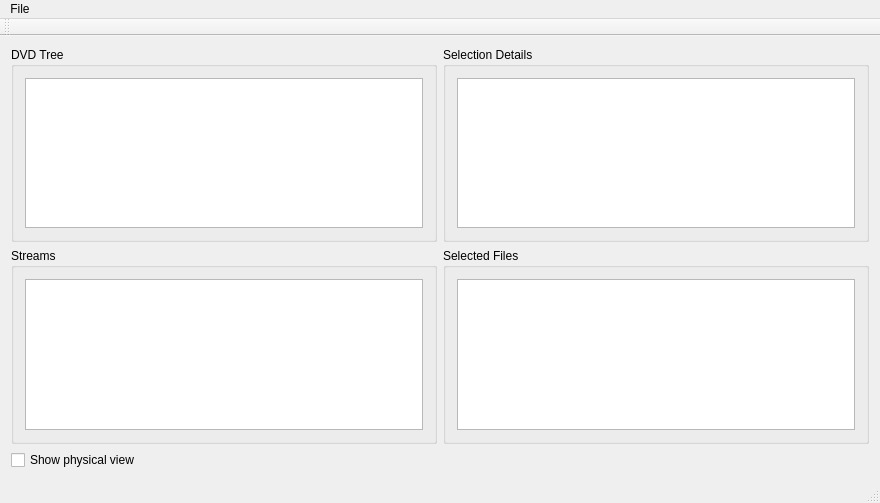
<?xml version="1.0" encoding="UTF-8"?>
<ui version="4.0">
 <class>MainWindow</class>
 <widget class="QMainWindow" name="MainWindow">
  <property name="geometry">
   <rect>
    <x>0</x>
    <y>0</y>
    <width>880</width>
    <height>503</height>
   </rect>
  </property>
  <property name="windowTitle">
   <string>libDVDetect Explorer</string>
  </property>
  <widget class="QWidget" name="centralWidget">
   <layout class="QGridLayout" name="gridLayout_5">
    <item row="0" column="0">
     <widget class="QGroupBox" name="groupBox_1">
      <property name="title">
       <string>DVD Tree</string>
      </property>
      <layout class="QGridLayout" name="gridLayout_2">
       <item row="0" column="0">
        <widget class="QTreeView" name="treeViewDVD">
         <property name="editTriggers">
          <set>QAbstractItemView::NoEditTriggers</set>
         </property>
         <property name="alternatingRowColors">
          <bool>true</bool>
         </property>
         <property name="selectionMode">
          <enum>QAbstractItemView::SingleSelection</enum>
         </property>
         <property name="animated">
          <bool>true</bool>
         </property>
         <attribute name="headerVisible">
          <bool>true</bool>
         </attribute>
         <attribute name="headerStretchLastSection">
          <bool>true</bool>
         </attribute>
        </widget>
       </item>
      </layout>
     </widget>
    </item>
    <item row="0" column="1">
     <widget class="QGroupBox" name="groupBox_7">
      <property name="title">
       <string>Selection Details</string>
      </property>
      <layout class="QGridLayout" name="gridLayout_3">
       <item row="0" column="0">
        <widget class="QTreeView" name="treeViewDetails">
         <property name="editTriggers">
          <set>QAbstractItemView::NoEditTriggers</set>
         </property>
         <property name="alternatingRowColors">
          <bool>true</bool>
         </property>
         <property name="selectionMode">
          <enum>QAbstractItemView::NoSelection</enum>
         </property>
         <property name="indentation">
          <number>0</number>
         </property>
         <property name="animated">
          <bool>true</bool>
         </property>
         <attribute name="headerVisible">
          <bool>false</bool>
         </attribute>
         <attribute name="headerStretchLastSection">
          <bool>true</bool>
         </attribute>
        </widget>
       </item>
      </layout>
     </widget>
    </item>
    <item row="1" column="0">
     <widget class="QGroupBox" name="groupBox_6">
      <property name="title">
       <string>Streams</string>
      </property>
      <layout class="QGridLayout" name="gridLayout">
       <item row="0" column="0">
        <widget class="QTreeView" name="treeViewStreams">
         <property name="editTriggers">
          <set>QAbstractItemView::NoEditTriggers</set>
         </property>
         <property name="alternatingRowColors">
          <bool>true</bool>
         </property>
         <property name="selectionMode">
          <enum>QAbstractItemView::MultiSelection</enum>
         </property>
         <property name="indentation">
          <number>0</number>
         </property>
         <property name="animated">
          <bool>true</bool>
         </property>
         <attribute name="headerVisible">
          <bool>false</bool>
         </attribute>
        </widget>
       </item>
      </layout>
     </widget>
    </item>
    <item row="1" column="1">
     <widget class="QGroupBox" name="groupBox_8">
      <property name="title">
       <string>Selected Files</string>
      </property>
      <layout class="QGridLayout" name="gridLayout_4">
       <item row="0" column="0">
        <widget class="QTreeView" name="treeViewFiles">
         <property name="editTriggers">
          <set>QAbstractItemView::NoEditTriggers</set>
         </property>
         <property name="alternatingRowColors">
          <bool>true</bool>
         </property>
         <property name="selectionMode">
          <enum>QAbstractItemView::NoSelection</enum>
         </property>
         <property name="indentation">
          <number>0</number>
         </property>
         <property name="animated">
          <bool>true</bool>
         </property>
         <attribute name="headerVisible">
          <bool>false</bool>
         </attribute>
        </widget>
       </item>
      </layout>
     </widget>
    </item>
    <item row="2" column="0">
     <widget class="QCheckBox" name="checkBoxPhysicalView">
      <property name="text">
       <string>Show physical view</string>
      </property>
     </widget>
    </item>
   </layout>
  </widget>
  <widget class="QMenuBar" name="menuBar">
   <property name="geometry">
    <rect>
     <x>0</x>
     <y>0</y>
     <width>880</width>
     <height>20</height>
    </rect>
   </property>
   <widget class="QMenu" name="menuFile">
    <property name="title">
     <string>File</string>
    </property>
    <addaction name="action_Open"/>
    <addaction name="actionE_xit"/>
   </widget>
   <addaction name="menuFile"/>
  </widget>
  <widget class="QToolBar" name="mainToolBar">
   <attribute name="toolBarArea">
    <enum>TopToolBarArea</enum>
   </attribute>
   <attribute name="toolBarBreak">
    <bool>false</bool>
   </attribute>
  </widget>
  <widget class="QStatusBar" name="statusBar"/>
  <action name="action_Open">
   <property name="text">
    <string>&amp;Open</string>
   </property>
  </action>
  <action name="actionE_xit">
   <property name="text">
    <string>E&amp;xit</string>
   </property>
  </action>
 </widget>
 <layoutdefault spacing="6" margin="11"/>
 <tabstops>
  <tabstop>treeViewDVD</tabstop>
  <tabstop>treeViewDetails</tabstop>
  <tabstop>treeViewStreams</tabstop>
  <tabstop>treeViewFiles</tabstop>
 </tabstops>
 <resources/>
 <connections/>
</ui>
